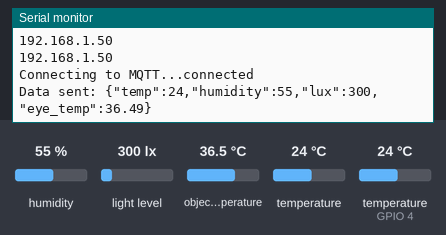
Simulated run of this sketch. Board: ESP32. Parts: the last lines printed to the serial monitor. Inputs (shaded band) come from the test bench; at power-on: humidity 55 %, light level 300 lx, object temperature 36.5 °C, temperature (sensor on GPIO 4) 24 °C, temperature 24 °C. WiFi joins after 1.5 s; servers stay silent unless stated; no MQTT or app messages arrive unless stated.

Above: at 2.7 s.
2.8 s: humidity set to 22 %
At 5.5 s:
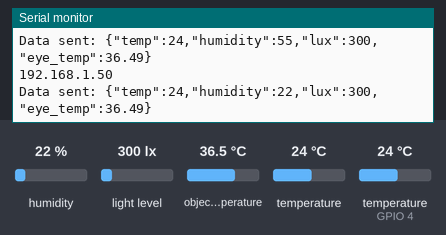
6.6 s: light level set to 40 lx
At 8.3 s:
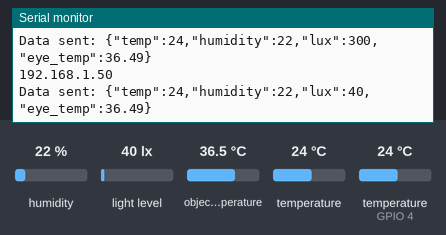
10.4 s: object temperature set to 20 °C
At 11.0 s:
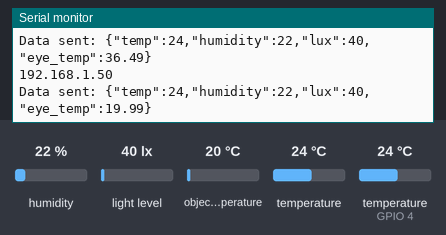
14.2 s: temperature (sensor on GPIO 4) set to 12 °C
At 17.7 s:
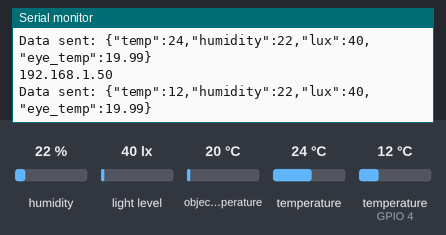
18.0 s: humidity set to 40 %
At 20.6 s:
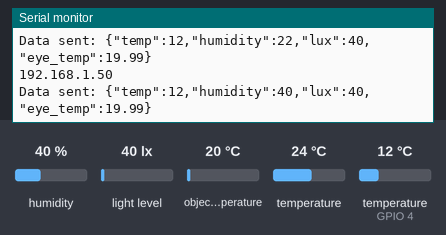
21.8 s: light level set to 500 lx
At 23.3 s:
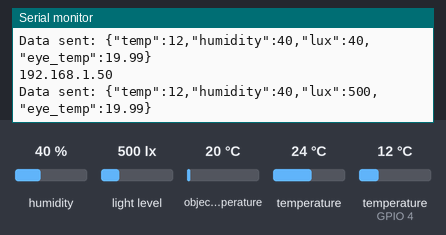
Timing chart, 0 to 24.8 s (numbered marks = the images above; inputs shaded):
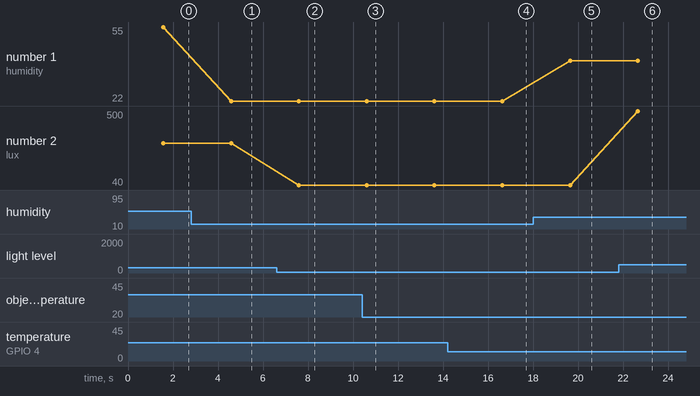

Measured:
- after the input at 2.8 s, the serial monitor: prints a new line after 1.8 s (image 1)
- after the input at 6.6 s, the serial monitor: prints a new line after 1.0 s (image 2)
- after the input at 10.4 s, the serial monitor: prints a new line after 0.21 s (image 3)
- after the input at 14.2 s, the serial monitor: prints a new line after 2.4 s (image 4)
- after the input at 18.0 s, the serial monitor: prints a new line after 1.6 s (image 5)
- after the input at 21.8 s, the serial monitor: prints a new line after 0.86 s (image 6)
- plotted number 1: 55 → 22 after the input at 2.8 s
- plotted number 2: 300 → 40 after the input at 6.6 s, 40 → 500 after the input at 21.8 s

The sketch:

mqttjson3sensors.ino
```cpp
#include <WiFi.h>
#include <PubSubClient.h>
#include "DHTesp.h"
#include <Wire.h>
#include <Adafruit_MLX90614.h>
#include <BH1750.h>
#include <ArduinoJson.h>

#define DHT_PIN 4

// -------- WIFI --------
const char* ssid = "iPhone de luffy";
const char* password = "ileff12345";

// -------- MQTT --------
const char* mqtt_server = "172.20.10.4";   // IP de ton PC Node-RED
const int mqtt_port = 1883;
const char* mqtt_topic = "ded/sensors";

// -------- OBJETS --------
WiFiClient espClient;
PubSubClient client(espClient);

DHTesp dht;

// Second I2C bus
TwoWire I2CBH = TwoWire(1);

Adafruit_MLX90614 mlx = Adafruit_MLX90614();
BH1750 lightMeter;


// -------- WIFI CONNECTION --------
void setup_wifi() {

  Serial.println();
  Serial.print("Connecting to WiFi...");

  WiFi.begin(ssid, password);

  while (WiFi.status() != WL_CONNECTED) {
    delay(500);
    Serial.print(".");
  }

  Serial.println();
  Serial.println("WiFi connected");
  Serial.print("IP address: ");
  Serial.println(WiFi.localIP());
}


// -------- MQTT RECONNECT --------
void reconnectMQTT() {

  while (!client.connected()) {


    Serial.print("Connecting to MQTT...");

    if (client.connect("ESP32Client")) {
      Serial.println("connected");
    }
    else {
      Serial.print("failed, rc=");
      Serial.print(client.state());
      Serial.println(" retry in 5 seconds");
      delay(5000);
    }
  }
}


// -------- SETUP --------
void setup() {

  Serial.begin(115200);

  dht.setup(DHT_PIN, DHTesp::DHT22);

  // MLX90614 I2C
  Wire.begin(21,22);

  // BH1750 I2C
  I2CBH.begin(27,26);

  if (!mlx.begin(0x5A, &Wire)) {
    Serial.println("Error MLX90614");
    while(1);
  }

  if (!lightMeter.begin(BH1750::CONTINUOUS_HIGH_RES_MODE,0x23,&I2CBH)) {
    Serial.println("Error BH1750");
    while(1);
  }

  Serial.println("Sensors ready");

  // WiFi
  setup_wifi();
  Serial.println(WiFi.localIP());

  // MQTT
  client.setServer(mqtt_server, mqtt_port);
  if (client.connected())
    Serial.println("MQTT connected");
}


// -------- LOOP --------
void loop() {

Serial.println(WiFi.localIP());
  if (!client.connected()) {
    reconnectMQTT();
  }

  client.loop();

  // Read sensors
  TempAndHumidity data = dht.getTempAndHumidity();
  float ambient = mlx.readAmbientTempC();
  float objectT = mlx.readObjectTempC();
  float lux = lightMeter.readLightLevel();

  // JSON creation
  StaticJsonDocument<256> doc;

doc["temp"]      = data.temperature;
doc["humidity"]  = data.humidity;
doc["lux"]       = lux;
doc["eye_temp"]  = objectT;

  char buffer[256];
  serializeJson(doc, buffer);

  // Publish MQTT
  client.publish(mqtt_topic, buffer);

  // Debug
  Serial.print("Data sent: ");
  Serial.println(buffer);


  delay(3000);
}
```
